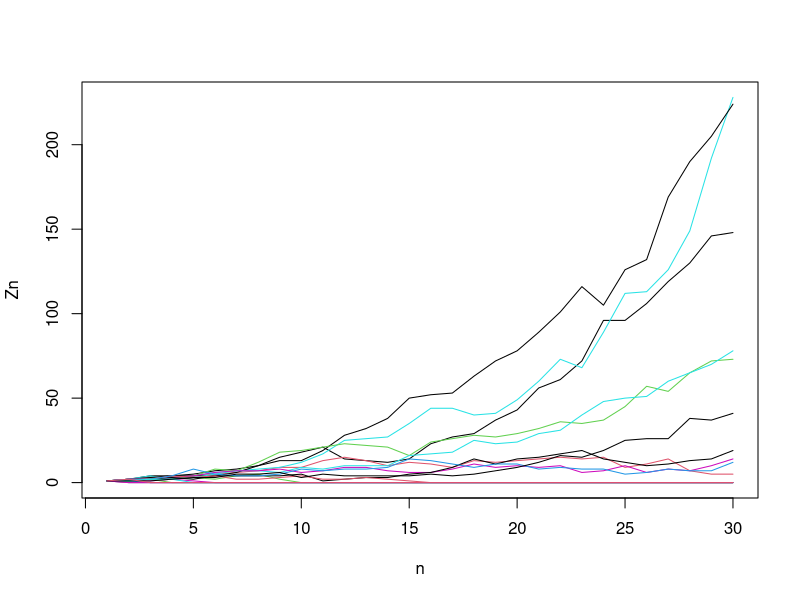
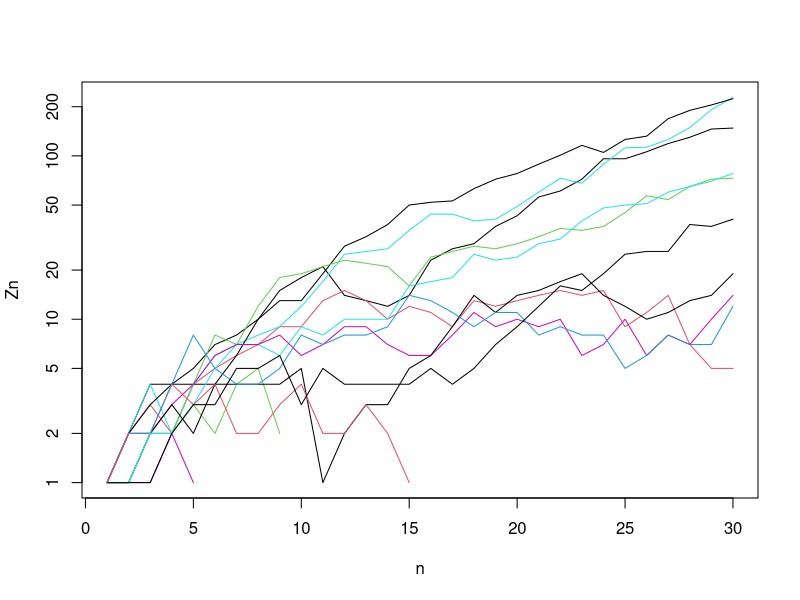
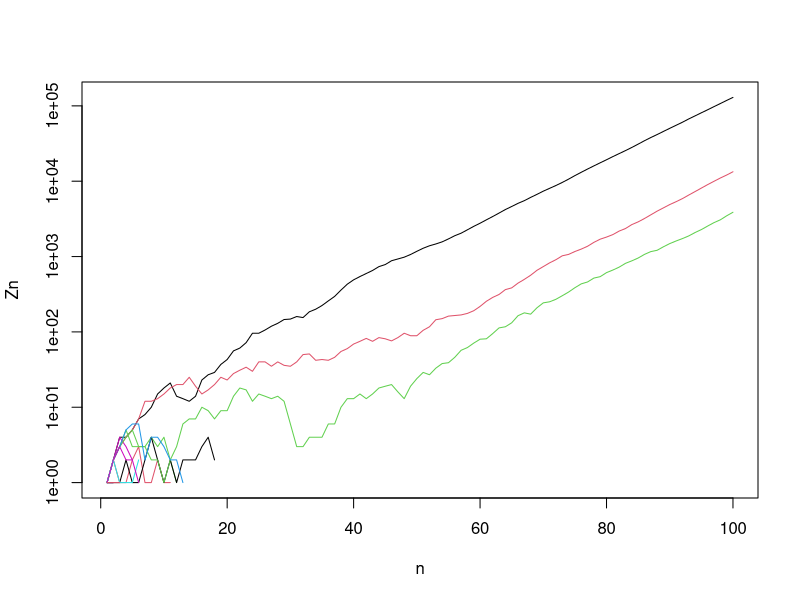
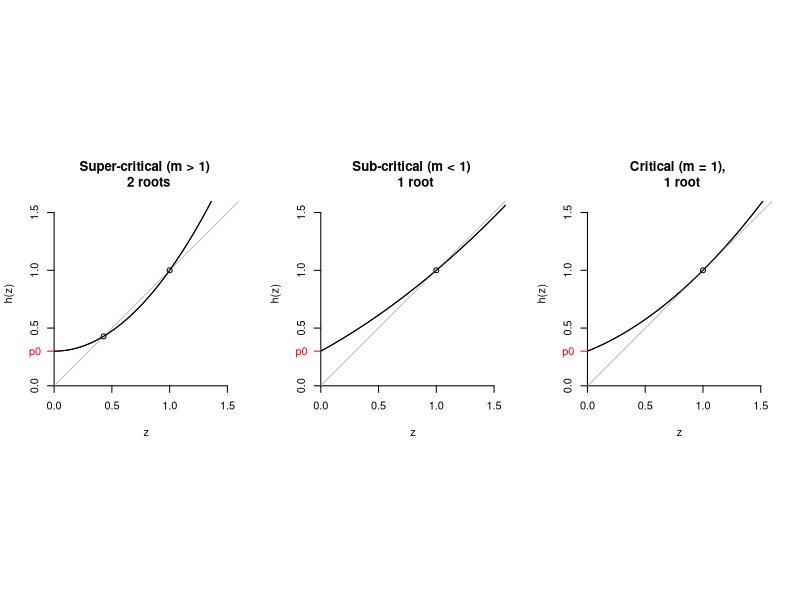
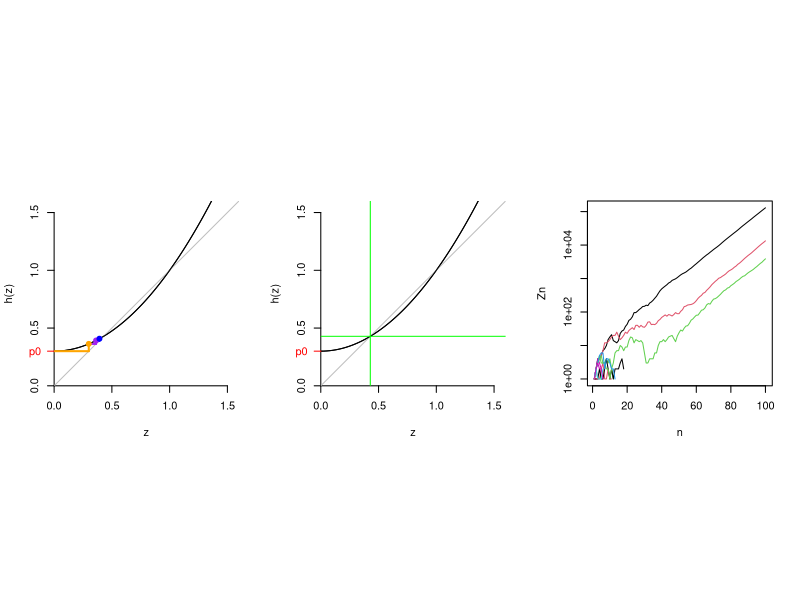
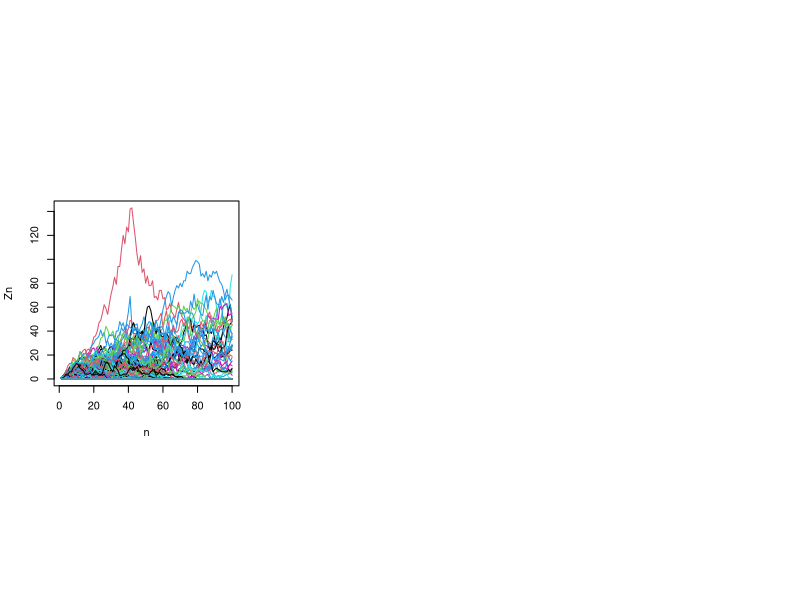
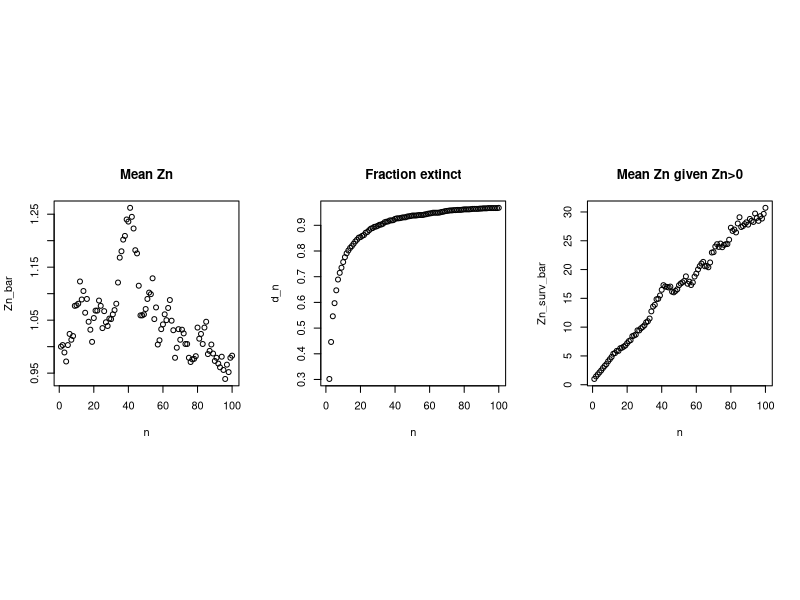
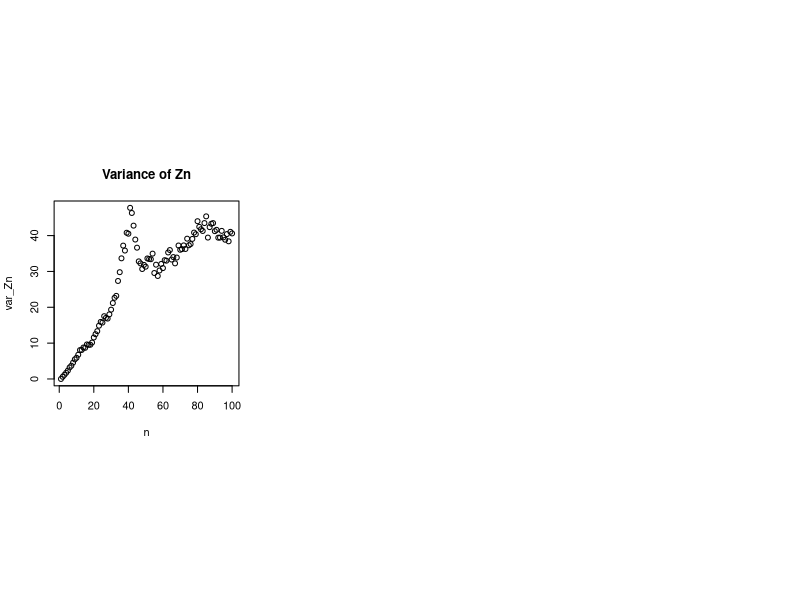

Write the R code that produced these figures, in order.
## ---- chunk 1
  k = 0:2 #number of possible children
  p0 = .3; p1 = .3; p2 = .4; 
  p_k = c(p0, p1, p2)  #probabilities of having k children
  Z1 = 1               #initial cohort size
  set.seed(9)
  kids.of.Z1 = sample(x = k, size = Z1, replace = T, prob = p_k)
  Z2 = sum(kids.of.Z1)
  kids.of.Z2 = sample(x = k, size = Z2, replace = T, prob = p_k)
  Z3 = sum(kids.of.Z2)
  kids.of.Z3 = sample(x = k, size = Z3, replace = T, prob = p_k)
  Z4 = sum(kids.of.Z3)
## ---- chunk 2
  gen_size <- c(rep(Z1, 1), rep(Z2, Z2), rep(Z3, Z3), rep(Z4, Z4))
  gen <- c(rep(1, 1), rep(2, Z2), rep(3, Z3), rep(4, Z4))
  person <- c(1, seq(2.1,by=0.1, to=2 + Z2*0.1), 
              seq(3.1,by=0.1, to=3 +Z3*0.1),
              seq(4.1,by=0.1, to=4 +Z4*0.1))
  total_children <- c(kids.of.Z1, kids.of.Z2, kids.of.Z3, rep(0, Z4))

  library(tidyverse)
  growth <- tibble(gen, person, total_children, gen_size)
  names(growth) <- c("Generation #", "Person ID", "Total children", "Generation size")
  knitr::kable(growth)
## ---- chunk 3
# install.packages('DiagrammeR')
DiagrammeR::grViz("
                  digraph rmarkdown{
                  1 ->{2.1 2.2}
                  2.1->{3.1 3.2}
                  2.2->{3.3 3.4}
                  3.1->{4.1 4.2}
                  3.2->{4.3}
                  3.3->{4.4 4.5}
                  3.4->{4.6 4.7}
                  }")
## ---- chunk 4
  #A function   
  branch <- function(n_max = 30, pk = c(p0, p1, p2), Z1 = 1)
  {
      Z.vec <- rep(NA, n_max) # n_max handles the total number of generations
      Z.vec[1] <- Z1
      for (i in 1:(n_max-1))
      {
          Z.vec[i+1] <- sum(sample(x = k,
                                   size = Z.vec[i],
                                   replace = T,
                                   prob = p_k))
      }
      return(Z.vec) # returns a vector of the number of children at every generation
  }
## ---- chunk 5
  set.seed(19) ; branch()
  set.seed(99) ; branch()
## ---- chunk 6
  n_trials = 20
  n_gen = 30
  k = 0:2 #number of possible children
  p0 = .3; p1 = .3; p2 = .4; 
  p_k = c(p0, p1, p2)  #probabilities of having k children
  Z1 = 1               #initial cohort size
  
  Z.mat <- matrix(NA, n_trials, n_gen)
  set.seed(131) 
  for (i in 1:n_trials)
      Z.mat[i,] <- branch(n_max = n_gen)
## ---- chunk 7
  matplot(t(Z.mat),
          type = "l", lty = 1, ylab = "Zn", xlab = "n")
## ---- chunk 8
  suppressWarnings(matplot(t(Z.mat), log = "y", type = "l", lty = 1, ylab = "Zn", xlab = "n"))
  surviving = ifelse(Z.mat[,n_gen] == 0, "extinct", "survive")
  foo <- prop.table(table(surviving))
  print(prop.table(table(surviving)) )
## ---- chunk 9
  n_trials = 20; n_gen = 100
  Z.mat <- matrix(NA, n_trials, n_gen)
  set.seed(131) 
  for (i in 1:n_trials)
      Z.mat[i,] <- branch(n_max = n_gen)
## ---- chunk 10
  suppressWarnings(matplot(t(Z.mat), log = "y", type = "l", lty = 1, ylab = "Zn", xlab = "n"))
## ---- chunk 11

  z = seq(0, 1.6, .01)
  pk = c(.3, .0, .7); names(pk) <- 0:2
  d <- pk["0"]
  for (i in 1:10)
  {
      d <- pk["0"]  + pk["1"]*d + pk["2"]*d^2
  }
  ##  super-critical 
  hz = pk["0"]  + pk["1"]*z + pk["2"]*z^2
  plot.fun <- function(z, hz)
  {
      plot(z, hz, type = "l", ylim = c(0,1.6),
           ylab = "h(z)",
           yaxs = "i", xaxs = "i", axes = F)
      axis(1, at = seq(0, 1.5, .5))
      axis(2, at = seq(0, 1.5, .5))
      abline(0,1, col = "grey")
      lines(z, hz)
      axis(2, at = pk["0"], labels = "p0",
           col.axis = "red", col = "red",
           lwd = 1, las = 2)
  }
  
  par(mfrow = c(1,3), pty = "s")
  plot.fun(z,hz)
  points(c(d, 1),c(d, 1))
  title("Super-critical (m > 1) \n 2 roots")
  ## sub-critical
  pk = c(.3, .55, .15); names(pk) <- 0:2
  hz = pk["0"]  + pk["1"]*z + pk["2"]*z^2
  plot.fun(z,hz)
  title("Sub-critical (m < 1) \n 1 root")
  points(1,1)
  ## critical
  pk = c(.3, .4, .3); names(pk) <- 0:2
  hz = pk["0"]  + pk["1"]*z + pk["2"]*z^2
  plot.fun(z, hz)
  title("Critical (m = 1), \n 1 root")
  points(1,1)
## ---- chunk 12
  pk = c(.3, .0, .7); names(pk) <- 0:2
  z = seq(0, 1.6, .01)
  hz = pk["0"]  + pk["1"]*z + pk["2"]*z^2
  plot.fun(z,hz)
  hzp0 <- pk["0"]  + pk["1"]*pk["0"] + pk["2"]*pk["0"]^2
  hhzp0 <- pk["0"]  + pk["1"]*hzp0 + pk["2"]*hzp0^2
  hhhzp0 <- pk["0"]  + pk["1"]*hhzp0 + pk["2"]*hhzp0^2

  segments(x0=0, y0=pk["0"],x1=pk["0"], y1= pk["0"], col = "orange", lwd=2)#h(p_0)
  segments(x0=pk["0"], y0=pk["0"], y1= hzp0, col = "orange", lwd=2)
  
  segments(x0=pk["0"], y0=hzp0,x1=hzp0, y1= hzp0, col = "purple", lwd=2) #h(h(p_0))
  segments(x0=hzp0, y0=hzp0, y1= hhzp0, col = "purple", lwd=2)

  segments(x0=hzp0, y0=hhzp0,x1=hhzp0, y1= hhzp0, col = "blue", lwd=2)
  segments(x0=hhzp0, y0=hhzp0, y1= hhhzp0, col = "blue", lwd=2)
  
  points(x= pk["0"], y =hzp0, pch=19, col="orange") #h(p_0)
  points(x= hzp0, y =hhzp0, pch=19, col="purple") #h(h(p_0))
  points(x= hhzp0, y =hhhzp0, pch=19, col="blue") #h(h(h(p_0)))


## ---- chunk 13
  pk = c(.3, .0, .7); names(pk) <- 0:2 ## our example
  d <- pk["0"] # initial value
  for (i in 1:20)
  {
      d <- pk["0"]  + pk["1"]*d + pk["2"]*d^2
      if (i %in% c(1,2,19,20))
          print(paste(i, d))
  }
## ---- chunk 14
  pk = c(.3, .0, .7); names(pk) <- 0:2
  z = seq(0, 1.6, .01)
  hz = pk["0"]  + pk["1"]*z + pk["2"]*z^2
  plot.fun(z,hz)
  abline(h = d, col = "green")
  abline(v = d, col = "green")
## ---- chunk 15
    suppressWarnings(matplot(t(Z.mat), log = "y", type = "l", lty = 1, ylab = "Zn", xlab = "n"))
## ---- chunk 16
  n_trials = 1000; n_gen = 100
  p0 = .3; p1 = .4; p2 = .3 ## what is m?
  p_k <- c(p0, p1, p2)
  k <- 0:(length(p_k)-1)
  Z.mat <- matrix(NA, n_trials, n_gen)
  set.seed(131)
  for (i in 1:n_trials)
      Z.mat[i,] <- branch(n_max = n_gen)
## ---- chunk 17
Zn_bar = apply(Z.mat, 2, mean)
  matplot(t(Z.mat),
          type = "l", lty = 1, ylab = "Zn", xlab = "n")
## ---- chunk 18
Zn_bar = apply(Z.mat, 2, mean)  #expected value Z_n (E(Z_n))
n <- 1:ncol(Z.mat)
proportion.zero <- function(x){prop.table(table(x == 0))["TRUE"]}
d_n = apply(Z.mat, 2, proportion.zero) # fraction extinct 
Z.mat.na <- Z.mat; Z.mat.na[Z.mat == 0] <- NA 
Zn_surv_bar = apply(Z.mat.na, 2, mean, na.rm = T) #expected value of survivors (E(Z_n|Z_n>0))
## ---- chunk 19
par(mfrow = c(1,3))
plot(n, Zn_bar, main = "Mean Zn")
plot(n, d_n, main = "Fraction extinct")
plot(n, Zn_surv_bar, main= "Mean Zn given Zn>0") 
## insert code here for Zn_surv_bar.hat and add a line
## ---- chunk 20
var_Zn = apply(Z.mat, 2, var)
## ---- chunk 21
n <- 1:ncol(Z.mat)
plot(n, var_Zn, main="Variance of Zn")
## ---- chunk 22
   Z20 <- table(table(Z.mat[,20]))
   Z5 <- table(table(Z.mat[,5]))
   par(mfrow = c(2,2))
   plot(Z20[Z20 < 100])
   plot(log(Z20[Z20 < 100]))
   plot(Z5[Z5 < 100])
   plot(log(Z5[Z5 < 100]))
## ---- chunk 23
b = 0.2126 ;   c = 0.5893
kk = 1:10  ;   p_kk = b * c^(kk-1)
p0 = b/(1-c)
k = c(0, kk) ;   p_k = c(p0, p_kk)
## ---- chunk 24
plot(k, p_k)
## ---- chunk 25
## b = 0.2126 ;   c = 0.5893 ## lotka
b = 0.3666; c = .5533 ## Keyfitz (from GS)
m = b / (1-c)^2 ## [1] 1.260416
d = (1 - b - c) / (c * (1-c))           #[1] 0.8185088

par(mfrow = c(1,2))
for (i in 1:3)
{
    n = i
    p0_n = d * (m^n - 1)/ (m^n -d)
    j = kk
    pj_n = m^n *
        ((1-d) / (m^n - d))^2 *
        ((m^n - 1)/(m^n - d))^(j-1)
    pk_n <- c(p0_n, pj_n)
    if (i == 1)
        plot(k, pk_n, type = "l", log = "")
    if (i > 1)
        lines(k, pk_n, col = i)
}

for (i in 1:3)
{
    n = i
    p0_n = d * (m^n - 1)/ (m^n -d)
    j = kk
    pj_n = m^n * ((1-d) / (m^n - d))^2 * ((m^n - 1)/(m^n - d))^(j-1)
    pk_n <- c(p0_n, pj_n)
    if (i == 1)
        plot(k, pk_n, type = "l", log = "y", main="Log scaled")
    if (i > 1)
        lines(k, pk_n, col = i)
}
